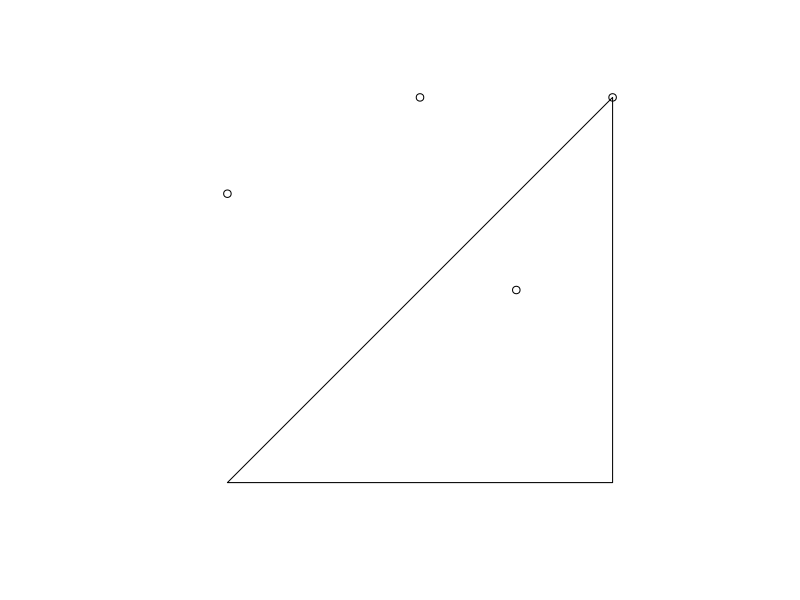
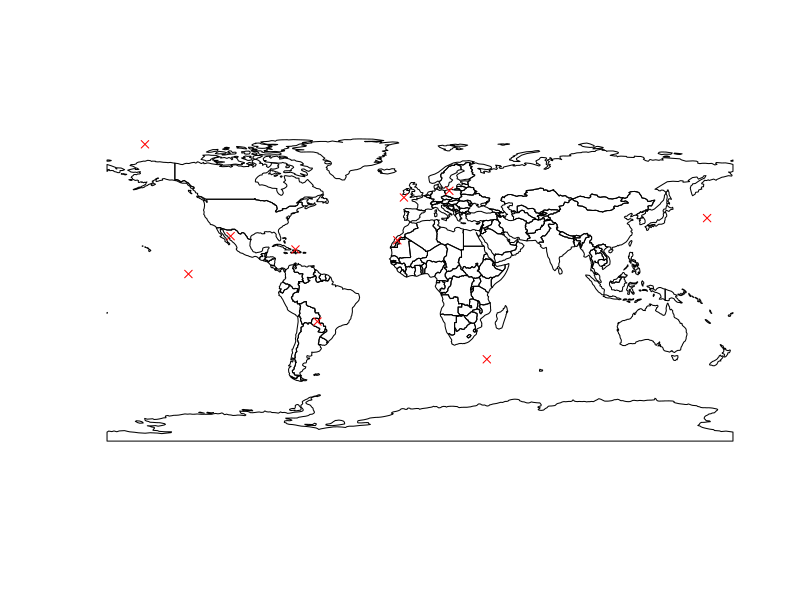
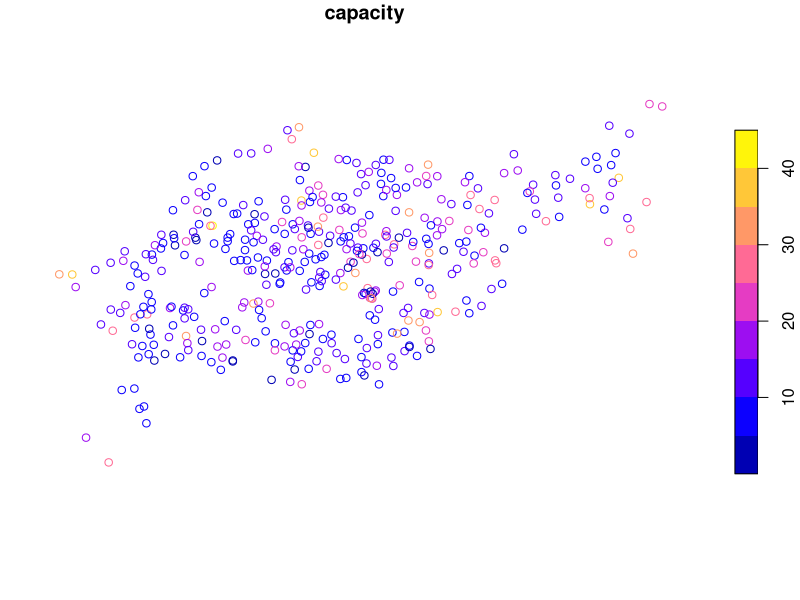
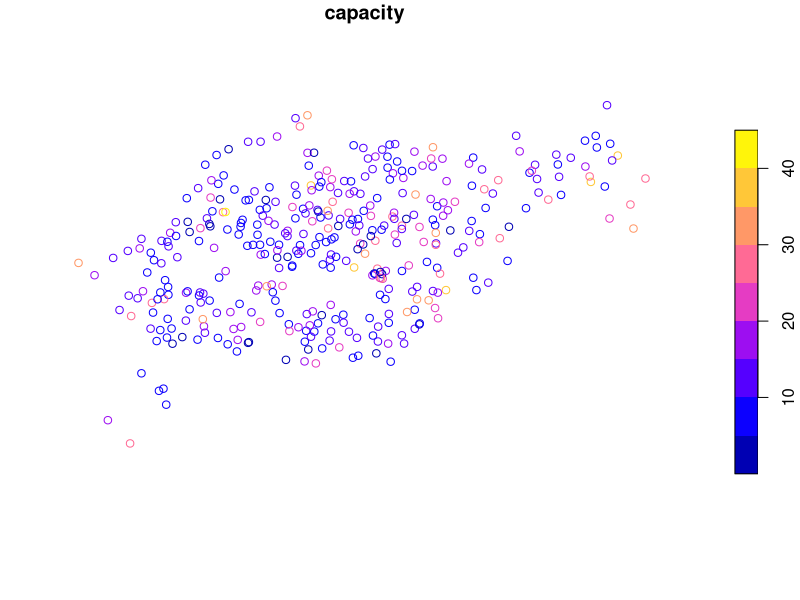

Generate these figures, in order, with R:
.libPaths("C:/Users/90946112/R/win-library/3.6.2")
library(sf)
library(raster)
library(dplyr)
library(spData)

# 4.2.1 geographical subsetting
canterbury = nz %>% 
  filter(Name == "Canterbury")
canterbury_height = nz_height[canterbury, ]

# spatial intersects are done using subsetting, with the default being "intersect". Including "op =" as the third argument allows you to change the default spatial function (or topographical operator)
# disjoint returns the polygons in nz_height that do not intersect canterbury
nz_height[canterbury, , op = st_disjoint]

# other forms of subsetting are less common
# create an sgbp (sparse geometry binary predicate). This is a list of binary results that indication if i in x does (1) or doesn't(0) intersect with y. Can have more results besides 0 and 1 if applied to more than two layers
sel_sgbp = st_intersects(x = nz_height, y = canterbury)
class(sel_sgbp)
# select only the "does" results
sel_logical = lengths(sel_sgbp) > 0
# use the result to subset the original df and extract only the intersecting polygons
canterbury_height2 = nz_height[sel_logical, ]
canterbury_height2
# can generate TRUE and FALSE in a list as well if preferred over an sgbp, but sgbp's are very effecient and more generalisable
canterbury_height3 = st_intersects(x = nz_height, y = canterbury, sparse = FALSE)[, 1]
# OR
canterbury_height3 = nz_height %>%
  filter(st_intersects(x = ., y = canterbury, sparse = FALSE))

# 4.2.2 topological relations
# create a polygon by creating a list object (matrix within a list?)
a_poly = st_polygon(list(rbind(c(-1, -1), c(1, -1), c(1, 1), c(-1, -1))))
a = st_sfc(a_poly)
# create a line by creating a matrix- first two values are x's, second two are y's
l_line = st_linestring(x = matrix(c(-1, -1, -0.5, 1), ncol = 2))
l = st_sfc(l_line)
# create points by creating a matrix- first four values are x's, second four are y's
p_matrix = matrix(c(0.5, 1, -1, 0, 0, 1, 0.5, 1), ncol = 2)
p_multi = st_multipoint(x = p_matrix)
p = st_cast(st_sfc(p_multi), "POINT")

# which points overlap with the polygon?
plot(a)
plot(p, add = TRUE)
st_intersects(p, a)
# the above creates a sparse geometry binary predicate
st_intersects(p, a, sparse = FALSE)
# the above returns TRUE and FALSE for every point

# points that are completely within the polygon
st_within(p, a)
# points that touch the border of the polygon
st_touches(p, a)
# points that are within a certain distance from the polygon
## this operator can only return a sparse matrix. NOTE: the last point is 1 unit away but is still caught when the distance is set to 0.9
st_is_within_distance(p, a, dist = 0.9)
# to get a non-sparse list
sel = st_is_within_distance(p, a, dist = 0.9) # can only return a sparse matrix
lengths(sel) > 0

# 4.2.3 spatial joining
# create a random set of coordinates on the earth
set.seed(2018) # set seed for reproducibility
(bb_world = st_bbox(world)) # the world's bounds
random_df = tibble(
  x = runif(n = 10, min = bb_world[1], max = bb_world[3]),
  y = runif(n = 10, min = bb_world[2], max = bb_world[4])
)
random_points = random_df %>% 
  st_as_sf(coords = c("x", "y")) %>% # set coordinates
  st_set_crs(4326) # set geographic CRS

# now join attribute data
# select the places that intersect- st_intersect is the default
world_random = world[random_points, ]
# join attributes- left_join is default
random_joined = st_join(random_points, world["name_long"])
plot(world$geom)
plot(random_joined$geometry, add = TRUE, col = "red", pch = 4)

# join two non-overlapping point layers. We want the attributes of one layer to be linked with the point locations of another.
# are any two points the same?
any(st_touches(cycle_hire, cycle_hire_osm, sparse = FALSE))
# reproject to same CRS
cycle_hire_P = st_transform(cycle_hire, 27700)
cycle_hire_osm_P = st_transform(cycle_hire_osm, 27700)
# keep all records within 20m of the desired point locations
sel = st_is_within_distance(cycle_hire_P, cycle_hire_osm_P, dist = 20)
summary(lengths(sel) > 0)
# join
z = st_join(cycle_hire_P, cycle_hire_osm_P, st_is_within_distance, dist = 20)
nrow(cycle_hire)
nrow(z)
# the joined layer has more entries than the original target layer because the join created duplicates. We'll take the means in order to aggregate them
z = z %>% 
  group_by(id) %>% 
  summarize(capacity = mean(capacity))
nrow(z) == nrow(cycle_hire)
# check by plotting
plot(cycle_hire_osm["capacity"])
plot(z["capacity"])

# 4.2.5 spatial data aggregation
# find the mean height of high points in each region of NZ. nz_height contains the high points. nz contains the regions.
nz_avheight = aggregate(x = nz_height, by = nz, FUN = mean)
# how did it do that? nz has a whole bunch of columns and none of them is "region". None of them are the same between the layers.
## ok. I think because nz is a list of 16 polygons (multipolygons), and nz_height is a bunch of points, it found the mean value of all listed points within the polygons. So some came back as NAs if there aren't any high points in that polygon and some came back as averages if there were more than 1. There are 16 multipolygons in the result.
# OR
nz_avheight2 = nz %>%
  st_join(nz_height) %>%
  group_by(Name) %>%
  summarize(elevation = mean(elevation, na.rm = TRUE))
# result looks slightly different because it's a tibble, rather than a df

# NOTE: there are sometimes issues where polygons don't line up exactly. For example, an LGA inside an SUA. Sometimes an LGA will be part of two different SUAs. Coping with this is a whole subdiscipline of geopreocessing. One solution is to divide summed values attributed to the straddling polygon using the weight of area that is divided by the split. In other words- a larger area on one side of the split would receive the same proportion of a summed value. If it's an average, this is applicable.
# use st_interpolate_aw() to split summary values between two polygons weighted by their area.
agg_aw = st_interpolate_aw(incongruent[, "value"], aggregating_zones,
                           extensive = TRUE)
agg_aw$value
